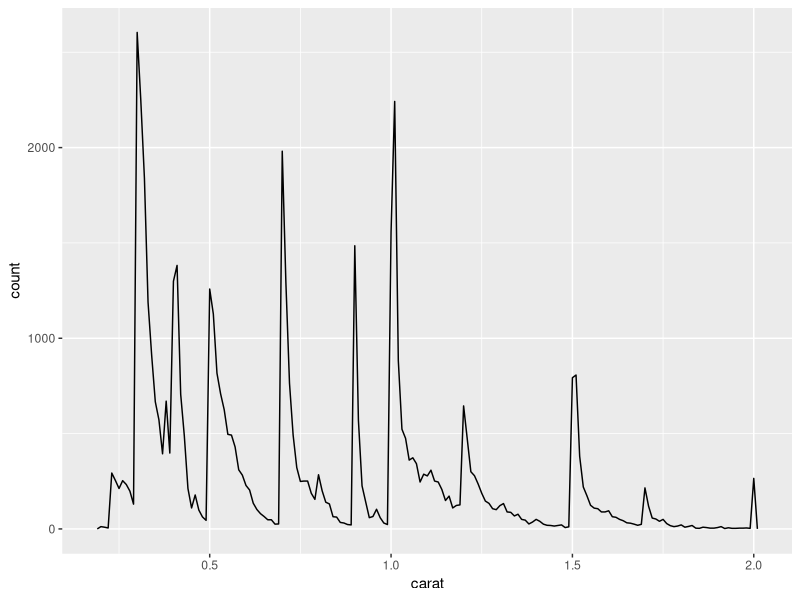

This figure's R source:
## ---- chunk 1
#Note, Each gray box below is a code chunk. You need to insert a code chunk and put your R code in it. By setting echo = FALSE. this comment and any code will not show in my output document. If it were TRUE, the comment and code would appear. 
## ---- chunk 2
#The include = FALSE function hides both the code and output in my output document

#You need to install these packages first to be able to use the functions within them. You can install them from the Tools tab or write a new code chunk: install.packages("package_name"). 
library(ggplot2)
library(dplyr)
## ---- chunk 3
#this next line is creating a subset called 'small' of the diamonds data
small <- diamonds %>%
  filter(carat <= 2)
## ---- chunk 4
#This next chunk is inline code. Inline code puts the text with the output of the function in my document.
## ---- chunk 5
#This next code chunk will make a plot in our output doc
## ---- chunk 6
small %>%
  ggplot(aes(carat)) +
  geom_freqpoly(binwidth = 0.01)
## ---- chunk 7
#Once all of my code has been written, I click on the Knit button in the tool bar above to produce my document.
